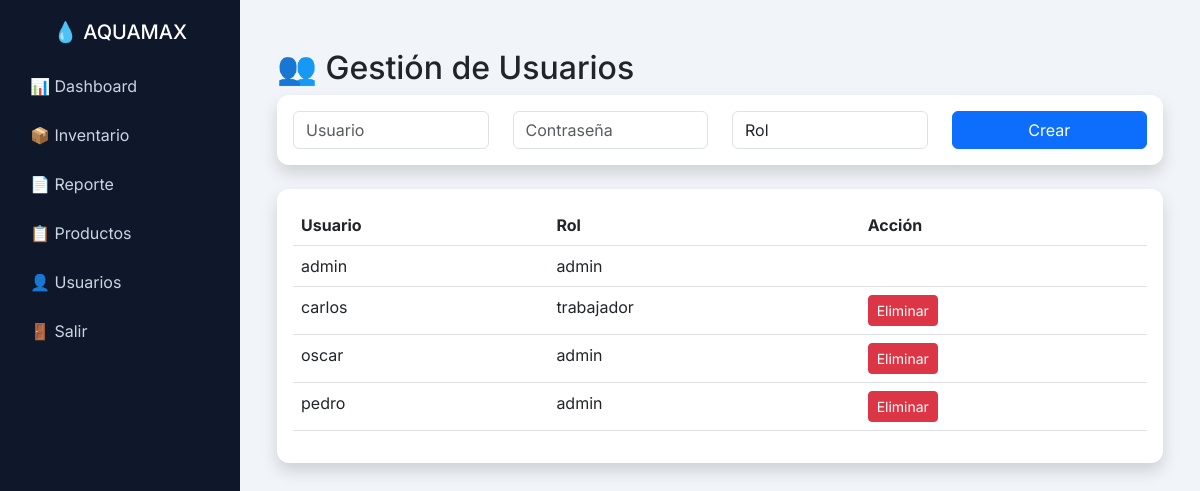
/admin/usuarios (signed in), run on an earlier commit of the app's database.
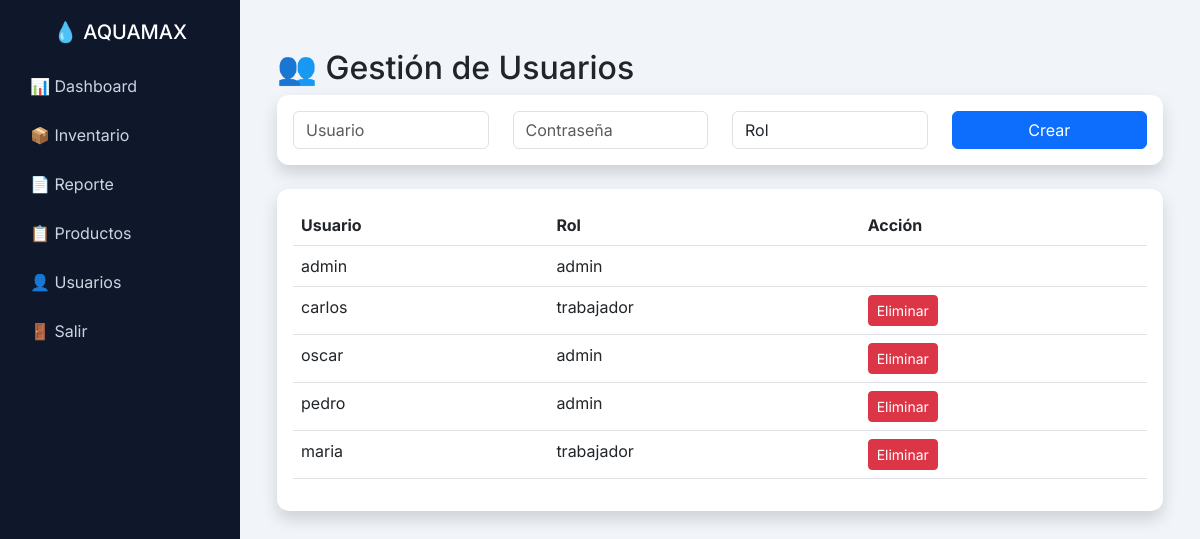
And on a later commit of the database.
### tables this page shows
CREATE TABLE usuarios (
        user TEXT PRIMARY KEY,
        password TEXT,
        rol TEXT
    );

### routes/usuarios.py (the view, shortened to what this page needs)
@usuarios_bp.route("/usuarios", methods=["GET", "POST"])
def usuarios():
    if "rol" not in session or session["rol"] != "admin":
        return "No tienes permisos"
    conn = conectar()
    cursor = conn.cursor()
    cursor.execute("SELECT * FROM usuarios")
    lista = cursor.fetchall()
    conn.close()
    return render_template("usuarios.html", usuarios=lista)

### database/db.py (called while the page is built)
def conectar():
    database_url = os.environ.get("DATABASE_URL")
    try:
        if database_url:
            return psycopg2.connect(database_url)
        return sqlite3.connect("aquamax.db")
    except Exception as e:
        print("Error de conexión:", e)
        return sqlite3.connect("aquamax.db")
    if database_url:
        return psycopg2.connect(database_url)
    return sqlite3.connect("aquamax.db")

### templates/usuarios.html (shortened to what this page needs)
{% extends "base.html" %}
{% block content %}
<div class="container mt-4">
    <h2>👥 Gestión de Usuarios</h2>
    <div class="card p-3 mb-4 shadow">
        <form method="POST">
            <div class="row">
                <div class="col">
                    <input type="text" name="usuario" class="form-control" placeholder="Usuario">
                </div>
                <div class="col">
                    <input type="password" name="password" class="form-control" placeholder="Contraseña">
                </div>
                <div class="col">
                    <select name="rol" class="form-control">
                        <option value="">Rol</option>
                    </select>
                </div>
                <div class="col">
                    <button class="btn btn-primary w-100">Crear</button>
                </div>
            </div>
        </form>
    </div>
    <div class="card p-3 shadow">
        <table class="table">
            <thead>
                <tr>
                    <th>Usuario</th>
                    <th>Rol</th>
                    <th>Acción</th>
                </tr>
            </thead>
            <tbody>
                {% for u in usuarios %}
                <tr>
                    <td>{{ u[0] }}</td>
                    <td>{{ u[2] }}</td>
                    <td>
                        {% if u[0] != "admin" %}
                        <a href="/admin/usuarios/eliminar/{{ u[0] }}" class="btn btn-danger btn-sm">
                            Eliminar
                        </a>
                        {% endif %}
                    </td>
                </tr>
                {% endfor %}
            </tbody>
        </table>
    </div>
</div>
{% endblock %}

What changed in the data, as far as the page shows it:
added usuarios: user "maria", rol "trabajador"
